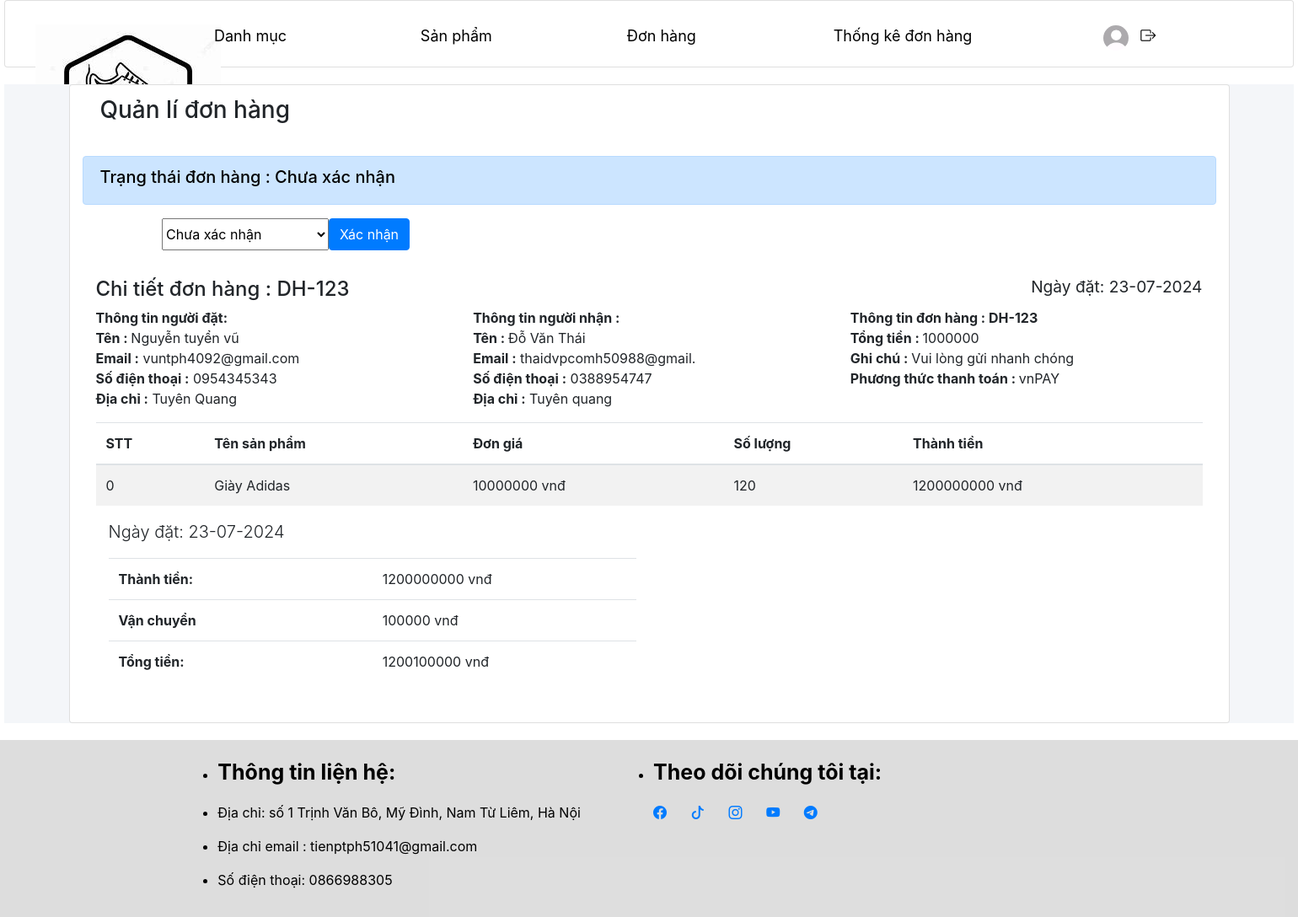
Screenshot of /admin/?act=chi-tiet-don-hang&don_hang_id=1 (signed in) with the database file from the repository.
### tables this page shows
CREATE TABLE `don_hangs` (
  `id` int NOT NULL,
  `ma_don_hang` varchar(20) NOT NULL,
  `tai_khoan_id` int NOT NULL,
  `ten_nguoi_nhan` varchar(50) NOT NULL,
  `email_nguoi_nhan` varchar(200) DEFAULT NULL,
  `sdt_nguoi_nhan` varchar(10) NOT NULL,
  `ngay_dat` date NOT NULL,
  `tong_tien` decimal(10,0) NOT NULL,
  `ghi_chu` varchar(255) NOT NULL,
  `phuong_thuc_thanh_toan_id` int NOT NULL,
  `trang_thai_id` int NOT NULL,
  `dia_chi_nguoi_nhan` text NOT NULL
);

CREATE TABLE `trang_thai_don_hangs` (
  `id` int NOT NULL,
  `ten_trang_thai` varchar(255) NOT NULL
);

CREATE TABLE `tai_khoans` (
  `id` int NOT NULL,
  `ho_ten` varchar(50) NOT NULL,
  `hinh_anh` text,
  `ngay_sinh` date NOT NULL,
  `email` varchar(50) NOT NULL,
  `so_dien_thoai` varchar(10) NOT NULL,
  `gioi_tinh` varchar(10) NOT NULL,
  `dia_chi` varchar(255) NOT NULL,
  `mat_khau` varchar(50) NOT NULL,
  `chuc_vu_id` int NOT NULL,
  `trang_thai` varchar(50) NOT NULL DEFAULT 'Hoạt động',
  `ten_dang_nhap` varchar(100) NOT NULL
);

CREATE TABLE `phuong_thuc_thanh_toans` (
  `id` int NOT NULL,
  `ten_phuong_thuc` varchar(255) NOT NULL
);

CREATE TABLE `chi_tiet_don_hangs` (
  `id` int NOT NULL,
  `don_hang_id` int NOT NULL,
  `san_pham_id` int NOT NULL,
  `don_gia` decimal(10,0) NOT NULL,
  `so_luong` int NOT NULL,
  `thanh_tien` decimal(10,0) NOT NULL
);

CREATE TABLE `san_phams` (
  `id` int NOT NULL,
  `ten_san_pham` varchar(255) NOT NULL,
  `gia_san_pham` decimal(10,0) NOT NULL,
  `gia_khuyen_mai` decimal(10,0) NOT NULL,
  `hinh_anh` text,
  `so_luong` int NOT NULL,
  `luot_xem` int DEFAULT '0',
  `ngay_nhap` date NOT NULL,
  `mo_ta` text,
  `danh_muc_id` int NOT NULL,
  `trang_thai` varchar(50) NOT NULL
);

### admin/controllers/adminDonHangController.php (called while the page is built, shortened)
<?php
class adminDonHangController
{
    public $modelDonHang;
    public function __construct()
    {
        $this->modelDonHang = new modelDonHang;
    }
    public function chiTietDonHang(){
        $id = $_GET['don_hang_id'];
        $detailDonHang = $this->modelDonHang->getDetailDonHang($id);
        $listSanPhamDonhang = $this->modelDonHang->getListSPDonHang($id);
        $listTrangThai = $this->modelDonHang->getAllTrangThai();
        require './views/donHang/chiTietDonHang.php';
    }
}

### commons/function.php (called while the page is built, shortened)
<?php
function connectDB() {
    $host = DB_HOST;
    $port = DB_PORT;
    $dbname = DB_NAME;
    try {
        $conn = new PDO("mysql:host=$host;port=$port;dbname=$dbname", DB_USERNAME, DB_PASSWORD);
        $conn->setAttribute(PDO::ATTR_ERRMODE, PDO::ERRMODE_EXCEPTION);
        $conn->setAttribute(PDO::ATTR_DEFAULT_FETCH_MODE, PDO::FETCH_ASSOC);
        return $conn;
    } catch (PDOException $e) {
        echo ("Connection failed: " . $e->getMessage());
    }
}
function formatDate($date){
    return date("d-m-Y", strtotime($date));
}

### admin/models/modelDonHang.php (called while the page is built, shortened)
<?php
class modelDonHang
{
    public $conn;
    public function __construct()
    {
        $this->conn = connectDB();
    }
    public function getDetailDonHang($id)
    {
        try {
            $sql = "SELECT *,trang_thai_don_hangs.id FROM don_hangs
            INNER JOIN tai_khoans on tai_khoans.id = don_hangs.tai_khoan_id
            INNER JOIN phuong_thuc_thanh_toans on phuong_thuc_thanh_toans.id = don_hangs.phuong_thuc_thanh_toan_id
            INNER JOIN trang_thai_don_hangs on trang_thai_don_hangs.id = don_hangs.trang_thai_id
            WHERE don_hangs.id = :id";
            $stmt = $this->conn->prepare($sql);
            $stmt->execute([
                ':id' => $id
            ]);
            return $stmt->fetch();
        } catch (Exception $e) {
            echo "ERROR" . $e->getMessage();
        }
    }
    public function getListSPDonHang($id){
        try {
            $sql = "SELECT * FROM don_hangs
            INNER JOIN chi_tiet_don_hangs on chi_tiet_don_hangs.don_hang_id = don_hangs.id
            INNER JOIN san_phams on san_phams.id = chi_tiet_don_hangs.san_pham_id
            WHERE don_hangs.id = :id";
            $stmt = $this->conn->prepare($sql);
            $stmt->execute([
                ':id' => $id
            ]);
            return $stmt->fetchAll();
        } catch (Exception $e) {
            echo "ERROR" . $e->getMessage();
        }
    }
    public function getAllTrangThai(){
        try{
            $sql = "SELECT * FROM trang_thai_don_hangs";
            $stmt = $this->conn->prepare($sql);
            $stmt->execute();
            return $stmt->fetchAll();
        }catch(Exception $e){
            echo "ERROR".$e->getMessage();
        }
    }
}

### admin/views/donHang/chiTietDonHang.php (the view, shortened to what this page needs)
<?php
require './views/layout/header.php';
require './views/layout/navbar.php';
?>
<div class="layout" style="background-color:  #f4f6f9;">
  <section style="margin:20px auto; width:90%;" class="content card">
    <div class="container-fluid">
      <div class="row">
        <div class="col-12">
          <div class="alert">
            <h3 class=""><i class="fas fa-info"></i>Quản lí đơn hàng</h3>
          </div>
          <?php
          $bgcolor = '';
          if($detailDonHang['trang_thai_id'] <=3){
            $bgcolor = 'primary';
          }elseif($detailDonHang['trang_thai_id'] <= 7){
            $bgcolor = 'warning';
          }elseif($detailDonHang['trang_thai_id'] <= 8){
            $bgcolor = 'success';
          }
          elseif($detailDonHang['trang_thai_id'] <= 9){
            $bgcolor = 'warning';
          }
          elseif($detailDonHang['trang_thai_id'] <= 10){
            $bgcolor = 'danger';
          }
?>
          <div class="alert alert-<?= $bgcolor ?>">
            <h5 style="color:black;">Trạng thái đơn hàng : <?= $detailDonHang['ten_trang_thai'] ?></h5>
          </div>
          <div class="form-group row col-md-12">
            <div class="col-md-1"></div>
            <form action="<?= BASE_URL_ADMIN . '?act=post-trang-thai&id_don_hang=' . $id ?>" method="POST" class="row ">
              <select name="trang_thai" id="">
                <?php foreach ($listTrangThai as $key => $trangThai) : ?>
                  <option <?= $trangThai['id'] == $detailDonHang['trang_thai_id'] ? 'selected' : '' ?>
                    <?php
                    if($trangThai['id'] < $detailDonHang['trang_thai_id']
                    || $detailDonHang['trang_thai_id'] == 8
                    || $detailDonHang['trang_thai_id'] == 9
                    || $detailDonHang['trang_thai_id'] == 10
                    ){
                      echo "disabled";
                    }
                     ?>
                     value="<?= $trangThai['id'] ?> "><?= $trangThai['ten_trang_thai'] ?></option>
                <?php endforeach; ?>
              </select>
              <button type="submit" class="btn btn-primary">Xác nhận</button>
            </form>
          </div>
          <div class="invoice p-3 mb-3">
            <div class="row">
              <div class="col-12">
                <h4>
                  <i class="fas fa-globe"></i> Chi tiết đơn hàng : <?= $detailDonHang['ma_don_hang'] ?>
                  <small class="float-right">Ngày đặt: <?= formatDate($detailDonHang['ngay_dat']) ?></small>
                </h4>
              </div>
            </div>
            <div class="row invoice-info">
              <div class="col-sm-4 invoice-col">
                <address>
                  <strong>Thông tin người đặt: </strong><br>
                  <b>Tên : </b> <?= $detailDonHang['ho_ten'] ?><br>
                  <b>Email :</b> <?= $detailDonHang['email'] ?><br>
                  <b>Số điện thoại :</b> <?= $detailDonHang['so_dien_thoai'] ?><br>
                  <b>Địa chỉ :</b> <?= $detailDonHang['dia_chi'] ?><br>
                </address>
              </div>
              <div class="col-sm-4 invoice-col">
                <address>
                  <strong> Thông tin người nhận :</strong><br>
                  <b>Tên : </b> <?= $detailDonHang['ten_nguoi_nhan'] ?><br>
                  <b>Email :</b> <?= $detailDonHang['email_nguoi_nhan'] ?><br>
                  <b>Số điện thoại :</b> <?= $detailDonHang['sdt_nguoi_nhan'] ?><br>
                  <b>Địa chỉ :</b> <?= $detailDonHang['dia_chi_nguoi_nhan'] ?><br>
                </address>
              </div>
              <div class="col-sm-4 invoice-col">
                <strong> Thông tin đơn hàng : <?= $detailDonHang['ma_don_hang'] ?></strong><br>
                <b>Tổng tiền : </b> <?= $detailDonHang['tong_tien'] ?><br>
                <b>Ghi chú : </b><?= $detailDonHang['ghi_chu'] ?><br>
                <b>Phương thức thanh toán : </b><?= $detailDonHang['ten_phuong_thuc'] ?><br>
              </div>
            </div>
            <div class="row">
              <div class="col-12 table-responsive">
                <table class="table table-striped">
                  <thead>
                    <tr>
                      <th>STT</th>
                      <th>Tên sản phẩm</th>
                      <th> Đơn giá</th>
                      <th>Số lượng</th>
                      <th>Thành tiền</th>
                    </tr>
                  </thead>
                  <tbody>
                    <?php $thanhtien = 0; ?>
                    <?php foreach ($listSanPhamDonhang as $key => $sanPham) : ?>
                      <tr>
                        <td><?= $key  ?></td>
                        <td><?= $sanPham['ten_san_pham'] ?></td>
                        <td><?= $sanPham['don_gia'] ?> vnđ</td>
                        <td><?= $sanPham['so_luong'] ?></td>
                        <td><?= $tong_tien = $sanPham['don_gia'] *  $sanPham['so_luong'] ?> vnđ</td>
                      </tr>
                      <?php $thanhtien += $tong_tien; ?>
                    <?php endforeach; ?>
                  </tbody>
                </table>
              </div>
            </div>
            <div class="col-6">
              <p class="lead">Ngày đặt: <?= formatDate($detailDonHang['ngay_dat']) ?></p>
              <div class="table-responsive">
                <table class="table">
                  <tr>
                    <th style="width:50%">Thành tiền:</th>
                    <td><?= $thanhtien ?> vnđ</td>
                  </tr>
                  <tr>
                    <th>Vận chuyển</th>
                    <td>100000 vnđ</td>
                  </tr>
                  <tr>
                    <th>Tổng tiền:</th>
                    <td> <?= $thanhtien += 100000 ?> vnđ</td>
                  </tr>
                </table>
              </div>
            </div>
          </div>
        </div>
      </div>
    </div>
</div>
</div>
<?php require './views/layout/footer.php'; ?>

### admin/assets/css/styleMain.css (style rules this page uses)
* { padding: 0; margin: 0; text-decoration: none; }
body { width: auto; }
.layout { width: 1530px; margin: auto; position: relative; }
.content { width: 1530px; }

### rows the page displays
don_hangs: trang_thai_don_hangs.ten_trang_thai "Chưa xác nhận", trang_thai "Chưa xác nhận", ma_don_hang "DH-123", ngay_dat "23-07-2024", tai_khoan.ho_ten "Nguyễn tuyển vũ", tai_khoan.email "vuntph4092@gmail.com", tai_khoan.so_dien_thoai "0954345343", tai_khoan.dia_chi "Tuyên Quang", ten_nguoi_nhan "Đỗ Văn Thái", email_nguoi_nhan "thaidvpcomh50988@gmail.", sdt_nguoi_nhan "0388954747", dia_chi_nguoi_nhan "Tuyên quang", tong_tien "1000000", ghi_chu "Vui lòng gửi nhanh chóng", phuong_thuc_thanh_toan.ten_phuong_thuc "vnPAY"
chi_tiet_don_hangs: key "0", san_pham.ten_san_pham "Giày Adidas", don_gia "10000000", san_pham.so_luong "120", $tong_tien=$sanPham['don_gia']*$sanPham['so_luong'] "1200000000"

### other values shown
$thanhtien "1200000000"
$thanhtien += 100000 "1200100000"
